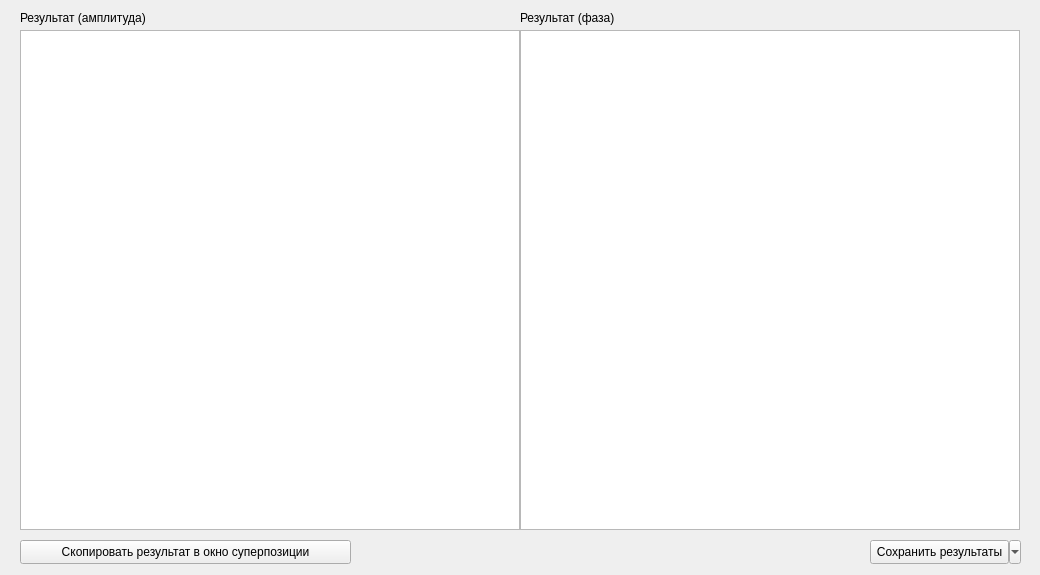
<?xml version="1.0" encoding="UTF-8"?>
<ui version="4.0">
 <class>ouvResultsWindow</class>
 <widget class="QMainWindow" name="ouvResultsWindow">
  <property name="geometry">
   <rect>
    <x>0</x>
    <y>0</y>
    <width>1040</width>
    <height>575</height>
   </rect>
  </property>
  <property name="windowTitle">
   <string>MainWindow</string>
  </property>
  <widget class="QWidget" name="ouvResultsWindowWidget">
   <widget class="QGraphicsView" name="argResultPlot">
    <property name="geometry">
     <rect>
      <x>520</x>
      <y>30</y>
      <width>500</width>
      <height>500</height>
     </rect>
    </property>
   </widget>
   <widget class="QLabel" name="argResultText">
    <property name="geometry">
     <rect>
      <x>520</x>
      <y>10</y>
      <width>251</width>
      <height>16</height>
     </rect>
    </property>
    <property name="text">
     <string>Результат (фаза)</string>
    </property>
   </widget>
   <widget class="QGraphicsView" name="absResultPlot">
    <property name="geometry">
     <rect>
      <x>20</x>
      <y>30</y>
      <width>500</width>
      <height>500</height>
     </rect>
    </property>
   </widget>
   <widget class="QLabel" name="absResultText">
    <property name="geometry">
     <rect>
      <x>20</x>
      <y>10</y>
      <width>251</width>
      <height>16</height>
     </rect>
    </property>
    <property name="text">
     <string>Результат (амплитуда)</string>
    </property>
   </widget>
   <widget class="QToolButton" name="saveCrossSectionResultsToolButton">
    <property name="geometry">
     <rect>
      <x>870</x>
      <y>540</y>
      <width>151</width>
      <height>24</height>
     </rect>
    </property>
    <property name="text">
     <string>Сохранить результаты</string>
    </property>
    <property name="popupMode">
     <enum>QToolButton::MenuButtonPopup</enum>
    </property>
   </widget>
   <widget class="QPushButton" name="pushResultIntoSuperpositionButton">
    <property name="geometry">
     <rect>
      <x>20</x>
      <y>540</y>
      <width>331</width>
      <height>24</height>
     </rect>
    </property>
    <property name="text">
     <string>Скопировать результат в окно суперпозиции</string>
    </property>
   </widget>
  </widget>
 </widget>
 <resources/>
 <connections/>
</ui>
